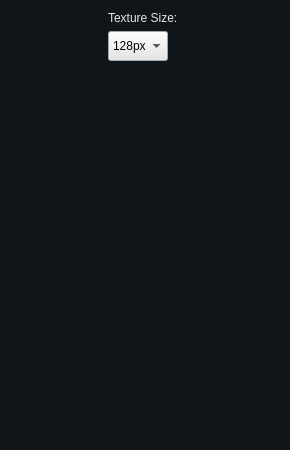
<?xml version="1.0" encoding="UTF-8"?>
<ui version="4.0">
 <class>NormalMapOptions</class>
 <widget class="QWidget" name="NormalMapOptions">
  <property name="geometry">
   <rect>
    <x>0</x>
    <y>0</y>
    <width>290</width>
    <height>450</height>
   </rect>
  </property>
  <property name="sizePolicy">
   <sizepolicy hsizetype="Maximum" vsizetype="Maximum">
    <horstretch>0</horstretch>
    <verstretch>0</verstretch>
   </sizepolicy>
  </property>
  <property name="minimumSize">
   <size>
    <width>290</width>
    <height>450</height>
   </size>
  </property>
  <property name="maximumSize">
   <size>
    <width>290</width>
    <height>450</height>
   </size>
  </property>
  <property name="windowTitle">
   <string>Form</string>
  </property>
  <property name="styleSheet">
   <string notr="true">background-color: rgb(16, 21, 26);</string>
  </property>
  <layout class="QGridLayout" name="gridLayout">
   <item row="0" column="0">
    <widget class="QLabel" name="label">
     <property name="styleSheet">
      <string notr="true">color: rgb(230, 230, 230);</string>
     </property>
     <property name="text">
      <string>Texture Size: </string>
     </property>
    </widget>
   </item>
   <item row="1" column="0">
    <widget class="QComboBox" name="comboBox">
     <property name="sizePolicy">
      <sizepolicy hsizetype="Maximum" vsizetype="Maximum">
       <horstretch>0</horstretch>
       <verstretch>0</verstretch>
      </sizepolicy>
     </property>
     <property name="minimumSize">
      <size>
       <width>60</width>
       <height>30</height>
      </size>
     </property>
     <property name="maximumSize">
      <size>
       <width>60</width>
       <height>30</height>
      </size>
     </property>
     <property name="styleSheet">
      <string notr="true">background-color: rgb(230, 230, 230);</string>
     </property>
     <item>
      <property name="text">
       <string>128px</string>
      </property>
     </item>
     <item>
      <property name="text">
       <string>256px</string>
      </property>
     </item>
     <item>
      <property name="text">
       <string>512px</string>
      </property>
     </item>
     <item>
      <property name="text">
       <string>1024px</string>
      </property>
     </item>
     <item>
      <property name="text">
       <string>2048px</string>
      </property>
     </item>
     <item>
      <property name="text">
       <string>4096px</string>
      </property>
     </item>
     <item>
      <property name="text">
       <string>8192px</string>
      </property>
     </item>
    </widget>
   </item>
   <item row="2" column="0">
    <spacer name="verticalSpacer">
     <property name="orientation">
      <enum>Qt::Vertical</enum>
     </property>
     <property name="sizeHint" stdset="0">
      <size>
       <width>20</width>
       <height>374</height>
      </size>
     </property>
    </spacer>
   </item>
  </layout>
 </widget>
 <resources/>
 <connections/>
</ui>
